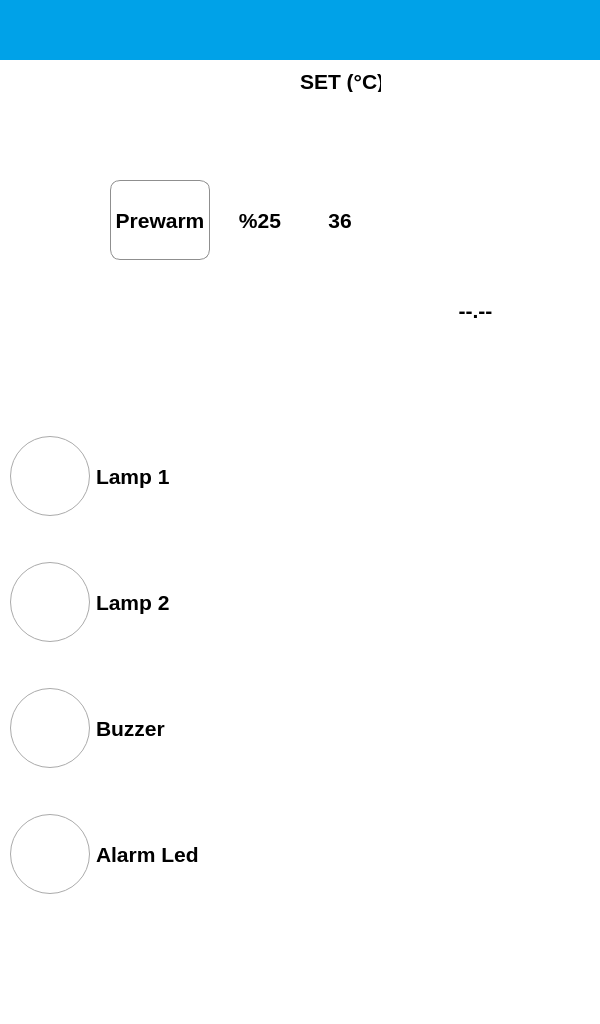
<?xml version="1.0" encoding="UTF-8"?>
<ui version="4.0">
 <class>MainWindow</class>
 <widget class="QMainWindow" name="MainWindow">
  <property name="geometry">
   <rect>
    <x>0</x>
    <y>0</y>
    <width>600</width>
    <height>1024</height>
   </rect>
  </property>
  <property name="sizeIncrement">
   <size>
    <width>0</width>
    <height>0</height>
   </size>
  </property>
  <property name="font">
   <font>
    <weight>75</weight>
    <bold>true</bold>
   </font>
  </property>
  <property name="windowTitle">
   <string>MainWindow</string>
  </property>
  <property name="styleSheet">
   <string notr="true">background-color: white;</string>
  </property>
  <widget class="QWidget" name="centralwidget">
   <widget class="QWidget" name="verticalLayoutWidget">
    <property name="geometry">
     <rect>
      <x>10</x>
      <y>390</y>
      <width>341</width>
      <height>554</height>
     </rect>
    </property>
    <layout class="QVBoxLayout" name="verticalLayout" stretch="0,0,0,0">
     <property name="spacing">
      <number>0</number>
     </property>
     <property name="sizeConstraint">
      <enum>QLayout::SetDefaultConstraint</enum>
     </property>
     <item>
      <widget class="QRadioButton" name="radioButton_2">
       <property name="font">
        <font>
         <pointsize>16</pointsize>
         <weight>75</weight>
         <bold>true</bold>
        </font>
       </property>
       <property name="styleSheet">
        <string notr="true">QRadioButton::indicator {
	width: 80px;
	height: 80px;
}

QRadioButton::indicator::unchecked {
	image: url(/home/eo/images/toggle-button-off.png);
}

QRadioButton::indicator::unchecked:hover {
	image: url(/home/eo/images/toggle-button-off.png);
}

QRadioButton::indicator::unchecked:pressed {
	image: url(/home/eo/images/toggle-button-off.png);
}

QRadioButton::indicator::checked {
	image: url(/home/eo/images/toggle-button-on.png);
}

QRadioButton::indicator::checked:hover {
	image: url(/home/eo/images/toggle-button-on.png);
}


QRadioButton::indicator::checked:pressed {
	image: url(/home/eo/images/toggle-button-on.png);
}

</string>
       </property>
       <property name="text">
        <string>Lamp 1</string>
       </property>
       <property name="autoExclusive">
        <bool>false</bool>
       </property>
      </widget>
     </item>
     <item>
      <widget class="QRadioButton" name="radioButton_3">
       <property name="font">
        <font>
         <pointsize>16</pointsize>
         <weight>75</weight>
         <bold>true</bold>
        </font>
       </property>
       <property name="styleSheet">
        <string notr="true">QRadioButton::indicator {
	width: 80px;
	height: 80px;
}

QRadioButton::indicator::unchecked {
	image: url(/home/eo/images/toggle-button-off.png);
}

QRadioButton::indicator::unchecked:hover {
	image: url(/home/eo/images/toggle-button-off.png);
}

QRadioButton::indicator::unchecked:pressed {
	image: url(/home/eo/images/toggle-button-off.png);
}

QRadioButton::indicator::checked {
	image: url(/home/eo/images/toggle-button-on.png);
}

QRadioButton::indicator::checked:hover {
	image: url(/home/eo/images/toggle-button-on.png);
}


QRadioButton::indicator::checked:pressed {
	image: url(/home/eo/images/toggle-button-on.png);
}

</string>
       </property>
       <property name="text">
        <string>Lamp 2</string>
       </property>
       <property name="autoExclusive">
        <bool>false</bool>
       </property>
      </widget>
     </item>
     <item>
      <widget class="QRadioButton" name="radioButton_4">
       <property name="font">
        <font>
         <pointsize>16</pointsize>
         <weight>75</weight>
         <bold>true</bold>
        </font>
       </property>
       <property name="styleSheet">
        <string notr="true">QRadioButton::indicator {
	width: 80px;
	height: 80px;
}

QRadioButton::indicator::unchecked {
	image: url(/home/eo/images/toggle-button-off.png);
}

QRadioButton::indicator::unchecked:hover {
	image: url(/home/eo/images/toggle-button-off.png);
}

QRadioButton::indicator::unchecked:pressed {
	image: url(/home/eo/images/toggle-button-off.png);
}

QRadioButton::indicator::checked {
	image: url(/home/eo/images/toggle-button-on.png);
}

QRadioButton::indicator::checked:hover {
	image: url(/home/eo/images/toggle-button-on.png);
}


QRadioButton::indicator::checked:pressed {
	image: url(/home/eo/images/toggle-button-on.png);
}

</string>
       </property>
       <property name="text">
        <string>Buzzer</string>
       </property>
       <property name="autoExclusive">
        <bool>false</bool>
       </property>
      </widget>
     </item>
     <item>
      <widget class="QRadioButton" name="radioButton_5">
       <property name="font">
        <font>
         <pointsize>16</pointsize>
         <weight>75</weight>
         <bold>true</bold>
        </font>
       </property>
       <property name="styleSheet">
        <string notr="true">QRadioButton::indicator {
	width: 80px;
	height: 80px;
}

QRadioButton::indicator::unchecked {
	image: url(/home/eo/images/toggle-button-off.png);
}

QRadioButton::indicator::unchecked:hover {
	image: url(/home/eo/images/toggle-button-off.png);
}

QRadioButton::indicator::unchecked:pressed {
	image: url(/home/eo/images/toggle-button-off.png);
}

QRadioButton::indicator::checked {
	image: url(/home/eo/images/toggle-button-on.png);
}

QRadioButton::indicator::checked:hover {
	image: url(/home/eo/images/toggle-button-on.png);
}


QRadioButton::indicator::checked:pressed {
	image: url(/home/eo/images/toggle-button-on.png);
}

</string>
       </property>
       <property name="text">
        <string>Alarm Led</string>
       </property>
       <property name="autoExclusive">
        <bool>false</bool>
       </property>
      </widget>
     </item>
    </layout>
   </widget>
   <widget class="QLabel" name="label">
    <property name="geometry">
     <rect>
      <x>390</x>
      <y>120</y>
      <width>171</width>
      <height>151</height>
     </rect>
    </property>
    <property name="text">
     <string/>
    </property>
    <property name="pixmap">
     <pixmap>../../images/baby.png</pixmap>
    </property>
    <property name="scaledContents">
     <bool>true</bool>
    </property>
   </widget>
   <widget class="QLabel" name="label_2">
    <property name="geometry">
     <rect>
      <x>390</x>
      <y>290</y>
      <width>171</width>
      <height>41</height>
     </rect>
    </property>
    <property name="font">
     <font>
      <pointsize>16</pointsize>
      <weight>75</weight>
      <bold>true</bold>
     </font>
    </property>
    <property name="text">
     <string>--.--</string>
    </property>
    <property name="alignment">
     <set>Qt::AlignCenter</set>
    </property>
   </widget>
   <widget class="QWidget" name="horizontalLayoutWidget">
    <property name="geometry">
     <rect>
      <x>-1</x>
      <y>-1</y>
      <width>601</width>
      <height>61</height>
     </rect>
    </property>
    <layout class="QHBoxLayout" name="horizontalLayout">
     <property name="spacing">
      <number>0</number>
     </property>
     <item>
      <widget class="QLabel" name="label_3">
       <property name="font">
        <font>
         <pointsize>16</pointsize>
         <weight>75</weight>
         <bold>true</bold>
        </font>
       </property>
       <property name="styleSheet">
        <string notr="true">color:white;
background-color: rgb(0, 162, 232);</string>
       </property>
       <property name="text">
        <string/>
       </property>
      </widget>
     </item>
     <item>
      <widget class="QLabel" name="label_4">
       <property name="font">
        <font>
         <pointsize>16</pointsize>
         <weight>75</weight>
         <bold>true</bold>
        </font>
       </property>
       <property name="styleSheet">
        <string notr="true">color:white;
background-color: rgb(0, 162, 232);</string>
       </property>
       <property name="text">
        <string/>
       </property>
       <property name="alignment">
        <set>Qt::AlignRight|Qt::AlignTrailing|Qt::AlignVCenter</set>
       </property>
      </widget>
     </item>
    </layout>
   </widget>
   <widget class="QLabel" name="label_6">
    <property name="geometry">
     <rect>
      <x>20</x>
      <y>170</y>
      <width>71</width>
      <height>91</height>
     </rect>
    </property>
    <property name="sizePolicy">
     <sizepolicy hsizetype="Fixed" vsizetype="Fixed">
      <horstretch>0</horstretch>
      <verstretch>0</verstretch>
     </sizepolicy>
    </property>
    <property name="styleSheet">
     <string notr="true">image: url(/home/eo/images/heater-res.png);</string>
    </property>
    <property name="text">
     <string/>
    </property>
   </widget>
   <widget class="QPushButton" name="pushButton_3">
    <property name="geometry">
     <rect>
      <x>110</x>
      <y>180</y>
      <width>100</width>
      <height>80</height>
     </rect>
    </property>
    <property name="sizePolicy">
     <sizepolicy hsizetype="Fixed" vsizetype="Fixed">
      <horstretch>0</horstretch>
      <verstretch>0</verstretch>
     </sizepolicy>
    </property>
    <property name="font">
     <font>
      <pointsize>16</pointsize>
      <weight>75</weight>
      <bold>true</bold>
     </font>
    </property>
    <property name="styleSheet">
     <string notr="true">QPushButton{
	height: 80px;
	border-style: solid;
	border-width: 1px;
	border-color: rgb(143, 143, 143);
	border-radius: 10px;
}

QPushButton:pressed{
	background-color: rgb(143, 143, 143);
}</string>
    </property>
    <property name="text">
     <string>Prewarm</string>
    </property>
   </widget>
   <widget class="QLabel" name="label_5">
    <property name="geometry">
     <rect>
      <x>220</x>
      <y>180</y>
      <width>80</width>
      <height>80</height>
     </rect>
    </property>
    <property name="sizePolicy">
     <sizepolicy hsizetype="Preferred" vsizetype="Preferred">
      <horstretch>0</horstretch>
      <verstretch>0</verstretch>
     </sizepolicy>
    </property>
    <property name="font">
     <font>
      <pointsize>16</pointsize>
      <weight>75</weight>
      <bold>true</bold>
     </font>
    </property>
    <property name="styleSheet">
     <string notr="true">height: 80px;
width: 80px;</string>
    </property>
    <property name="text">
     <string>%25</string>
    </property>
    <property name="alignment">
     <set>Qt::AlignCenter</set>
    </property>
   </widget>
   <widget class="QPushButton" name="pushButton_2">
    <property name="geometry">
     <rect>
      <x>220</x>
      <y>260</y>
      <width>80</width>
      <height>80</height>
     </rect>
    </property>
    <property name="sizePolicy">
     <sizepolicy hsizetype="Preferred" vsizetype="Preferred">
      <horstretch>0</horstretch>
      <verstretch>0</verstretch>
     </sizepolicy>
    </property>
    <property name="styleSheet">
     <string notr="true">QPushButton{
	height: 80px;
	width: 80px;
	border-style: solid;
	border-width: 0px;
	image: url(/home/eo/images/swipe-down.png);
}

QPushButton:pressed{
	height: 80px;
	width: 80px;
	border-style: solid;
	border-width: 0px;
	image: url(/home/eo/images/swipe-down-psv.png);
}</string>
    </property>
    <property name="text">
     <string/>
    </property>
   </widget>
   <widget class="QPushButton" name="pushButton">
    <property name="geometry">
     <rect>
      <x>220</x>
      <y>100</y>
      <width>80</width>
      <height>80</height>
     </rect>
    </property>
    <property name="sizePolicy">
     <sizepolicy hsizetype="Preferred" vsizetype="Preferred">
      <horstretch>0</horstretch>
      <verstretch>0</verstretch>
     </sizepolicy>
    </property>
    <property name="styleSheet">
     <string notr="true">QPushButton{
	height: 80px;
	width: 80px;
	border-style: solid;
	border-width: 0px;
	image: url(/home/eo/images/swipe-up.png);
}

QPushButton:pressed{
	height: 80px;
    width: 80px;
	border-style: solid;
	border-width: 0px;
	image: url(/home/eo/images/swipe-up-psv.png);
}</string>
    </property>
    <property name="text">
     <string/>
    </property>
   </widget>
   <widget class="QLabel" name="label_7">
    <property name="geometry">
     <rect>
      <x>300</x>
      <y>180</y>
      <width>80</width>
      <height>80</height>
     </rect>
    </property>
    <property name="sizePolicy">
     <sizepolicy hsizetype="Preferred" vsizetype="Preferred">
      <horstretch>0</horstretch>
      <verstretch>0</verstretch>
     </sizepolicy>
    </property>
    <property name="font">
     <font>
      <pointsize>16</pointsize>
      <weight>75</weight>
      <bold>true</bold>
     </font>
    </property>
    <property name="styleSheet">
     <string notr="true">height: 80px;
width: 80px;</string>
    </property>
    <property name="text">
     <string>36</string>
    </property>
    <property name="alignment">
     <set>Qt::AlignCenter</set>
    </property>
   </widget>
   <widget class="QPushButton" name="pushButton_4">
    <property name="geometry">
     <rect>
      <x>300</x>
      <y>100</y>
      <width>80</width>
      <height>80</height>
     </rect>
    </property>
    <property name="sizePolicy">
     <sizepolicy hsizetype="Preferred" vsizetype="Preferred">
      <horstretch>0</horstretch>
      <verstretch>0</verstretch>
     </sizepolicy>
    </property>
    <property name="styleSheet">
     <string notr="true">QPushButton{
	height: 80px;
	width: 80px;
	border-style: solid;
	border-width: 0px;
	image: url(/home/eo/images/swipe-up.png);
}

QPushButton:pressed{
	height: 80px;
    width: 80px;
	border-style: solid;
	border-width: 0px;
	image: url(/home/eo/images/swipe-up-psv.png);
}</string>
    </property>
    <property name="text">
     <string/>
    </property>
   </widget>
   <widget class="QPushButton" name="pushButton_5">
    <property name="geometry">
     <rect>
      <x>300</x>
      <y>260</y>
      <width>80</width>
      <height>80</height>
     </rect>
    </property>
    <property name="sizePolicy">
     <sizepolicy hsizetype="Preferred" vsizetype="Preferred">
      <horstretch>0</horstretch>
      <verstretch>0</verstretch>
     </sizepolicy>
    </property>
    <property name="styleSheet">
     <string notr="true">QPushButton{
	height: 80px;
	width: 80px;
	border-style: solid;
	border-width: 0px;
	image: url(/home/eo/images/swipe-down.png);
}

QPushButton:pressed{
	height: 80px;
	width: 80px;
	border-style: solid;
	border-width: 0px;
	image: url(/home/eo/images/swipe-down-psv.png);
}</string>
    </property>
    <property name="text">
     <string/>
    </property>
   </widget>
   <widget class="QLabel" name="label_8">
    <property name="geometry">
     <rect>
      <x>300</x>
      <y>70</y>
      <width>81</width>
      <height>22</height>
     </rect>
    </property>
    <property name="font">
     <font>
      <pointsize>16</pointsize>
      <weight>75</weight>
      <bold>true</bold>
     </font>
    </property>
    <property name="text">
     <string>SET (°C)</string>
    </property>
   </widget>
  </widget>
  <widget class="QStatusBar" name="statusbar"/>
 </widget>
 <resources/>
 <connections/>
</ui>
